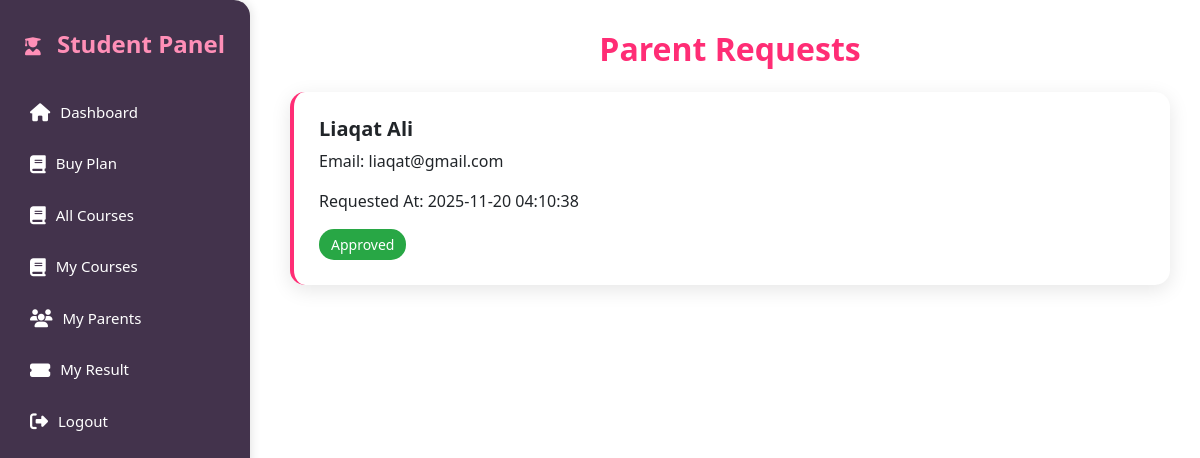
Screenshot of /my_parents.php (signed in) with the database file from the repository.
### tables this page shows
CREATE TABLE `parent_student_links` (
  `id` int(11) NOT NULL,
  `parent_id` int(11) NOT NULL,
  `student_id` int(11) NOT NULL,
  `status` enum('pending','approved','rejected') NOT NULL DEFAULT 'pending',
  `requested_at` timestamp NOT NULL DEFAULT current_timestamp()
);

CREATE TABLE `users` (
  `id` int(11) NOT NULL,
  `username` varchar(50) NOT NULL,
  `email` varchar(100) NOT NULL,
  `password` varchar(255) NOT NULL,
  `contact` varchar(20) NOT NULL,
  `role` enum('student','parent') NOT NULL DEFAULT 'student'
);

### my_parents.php (the view, shortened to what this page needs)
<?php
include '../db_connection.php';
$student_id = $_SESSION['user_id'];
$sql = "SELECT psl.id, psl.status, psl.requested_at,
               u.UserName AS parent_name, u.Email AS parent_email
        FROM parent_student_links psl
        JOIN Users u ON psl.parent_id = u.id
        WHERE psl.student_id=?
        ORDER BY psl.requested_at DESC";
$stmt = $conn->prepare($sql);
$stmt->bind_param("i", $student_id);
$stmt->execute();
$requests = $stmt->get_result();
?>
<!DOCTYPE html>
<html>
<head>
<link href="https://cdn.jsdelivr.net/npm/bootstrap@5.3.0/dist/css/bootstrap.min.css" rel="stylesheet">
</head>
<body>
<?php include 'sidebar.php'; ?>
<div class="content-area">
    <h2 class="text-center mb-4 title">Parent Requests</h2>
    <?php while ($row = $requests->fetch_assoc()): ?>
        <div class="card-box mb-4">
            <h5><b><?= $row['parent_name'] ?></b></h5>
            <p>Email: <?= $row['parent_email'] ?></p>
            <p>Requested At: <?= $row['requested_at'] ?></p>
            <div class="d-flex justify-content-between align-items-center">
                <?php
                    $status = $row['status'];
                    $class = ($status == "approved") ? "status-approved" :
                             (($status == "rejected") ? "status-rejected" : "status-pending");
                ?>
                <span class="status-box <?= $class ?>">
                    <?= ucfirst($status) ?>
                </span>
            </div>
        </div>
    <?php endwhile; ?>
</div>
</body>
</html>

### my_parents.php (style rules this page uses)
body { background:#f8f7fc; }
.content-area { margin-left:260px; padding:30px; }
.card-box { background:#fff; border-radius:15px; padding:25px; box-shadow:0 5px 20px rgba(0,0,0,0.1); border-left:4px solid #ff2d75; }
.title { color:#ff2d75; font-weight:bold; }
.status-box { padding:5px 12px; border-radius:15px; color:#fff; font-size:14px; }
.status-approved { background:#28a745; }

### rows the page displays
parent_student_links: users.username "Liaqat Ali", users.email "liaqat@gmail.com", requested_at "2025-11-20 04:10:38", status "Approved"
